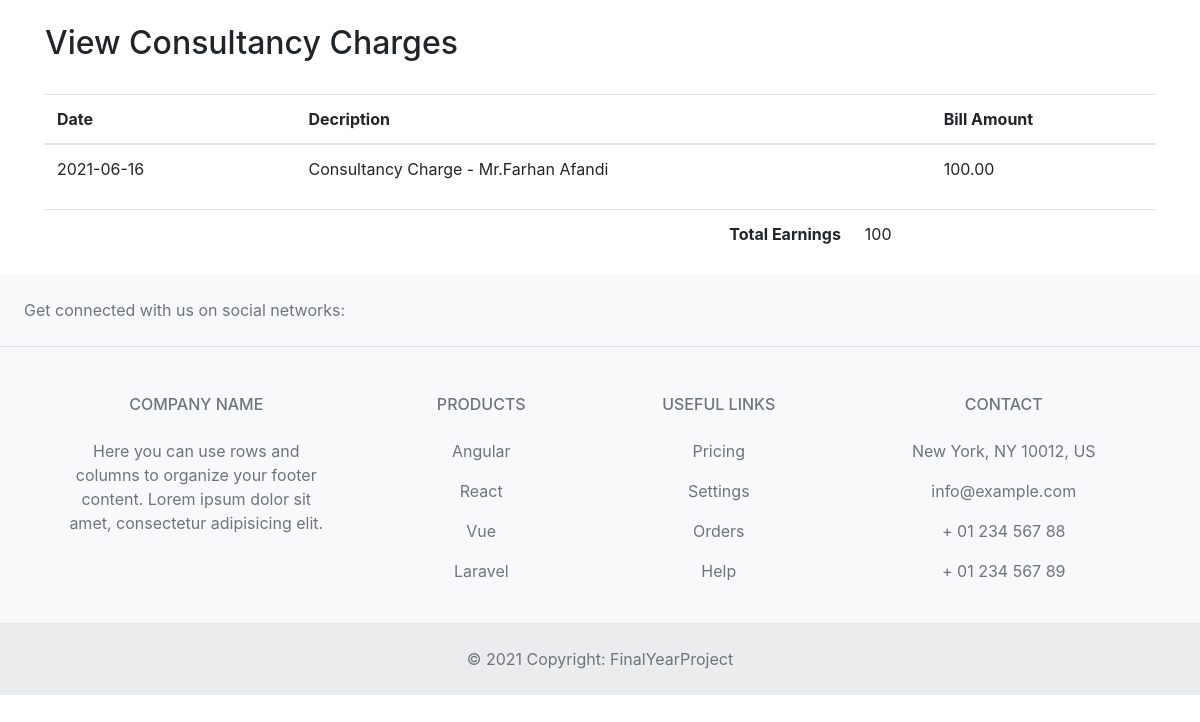
The page /viewdoctorconsultancycharge.php on the database its author committed.
### tables this page shows
CREATE TABLE `billing_records` (
  `billingservice_id` int(10) NOT NULL,
  `bill_type_id` int(10) NOT NULL COMMENT 'id of service charge or treatment charge',
  `bill_type` varchar(250) NOT NULL,
  `bill_amount` float(10,2) NOT NULL,
  `bill_date` date NOT NULL,
  `status` varchar(10) NOT NULL
);

CREATE TABLE `doctor` (
  `doctorid` int(10) NOT NULL,
  `doctorname` varchar(50) NOT NULL,
  `mobileno` varchar(15) NOT NULL,
  `departmentid` int(10) NOT NULL,
  `loginid` varchar(25) NOT NULL,
  `password` varchar(25) NOT NULL,
  `status` varchar(10) NOT NULL,
  `education` varchar(25) NOT NULL,
  `experience` float(11,1) NOT NULL,
  `consultancy_charge` float(10,2) NOT NULL
);

### viewdoctorconsultancycharge.php (the view, shortened to what this page needs)
<?php
include("headers.php");
?>
<div class="container">
	<br>
	<h2>View Consultancy Charges</h2>
	<br>
	<form method="post" action="">
		<table class="table">
			<thead>
				<tr>
					<th width="97" scope="col">Date</th>
					<th width="245" scope="col">Decription</th>
					<th width="86" scope="col">Bill Amount</th>
				</tr>
			</thead>
			<tbody>
				<?php
				$sql = "SELECT * FROM billing_records where bill_type='Consultancy Charge'";
				$qsql = mysqli_query($con, $sql);
				$billamt = 0;
				while ($rs = mysqli_fetch_array($qsql)) {
					echo "<tr>
          						<td> $rs[bill_date]</td>
		 						<td> $rs[bill_type]";
					if ($rs['bill_type'] == "Consultancy Charge") {
						$sqldoctor = "SELECT * FROM doctor WHERE doctorid='$rs[bill_type_id]'";
						$qsqldoctor = mysqli_query($con, $sqldoctor);
						$rsdoctor = mysqli_fetch_array($qsqldoctor);
						echo " - Mr." . $rsdoctor['doctorname'];
					}
					echo " </td><td> $rs[bill_amount]</td></tr>";
					$billamt = $billamt +  $rs['bill_amount'];
				}
				?>
			</tbody>
		</table>
		<table class="table">
			<tbody>
				<tr>
					<th scope="col">
						<div align="right">Total Earnings </div>
					</th>
					<td> <?php echo ($billamt + $taxamt)  - $rsbilling_records['discount']; ?></td>
				</tr>
			</tbody>
		</table>
	</form>
</div>
<?php
include("footers.php");
?>

### rows shown on the page
billing_records: bill_date "2021-06-16", bill_type "Consultancy Charge", doctor.doctorname "Farhan Afandi", bill_amount "100.00"
